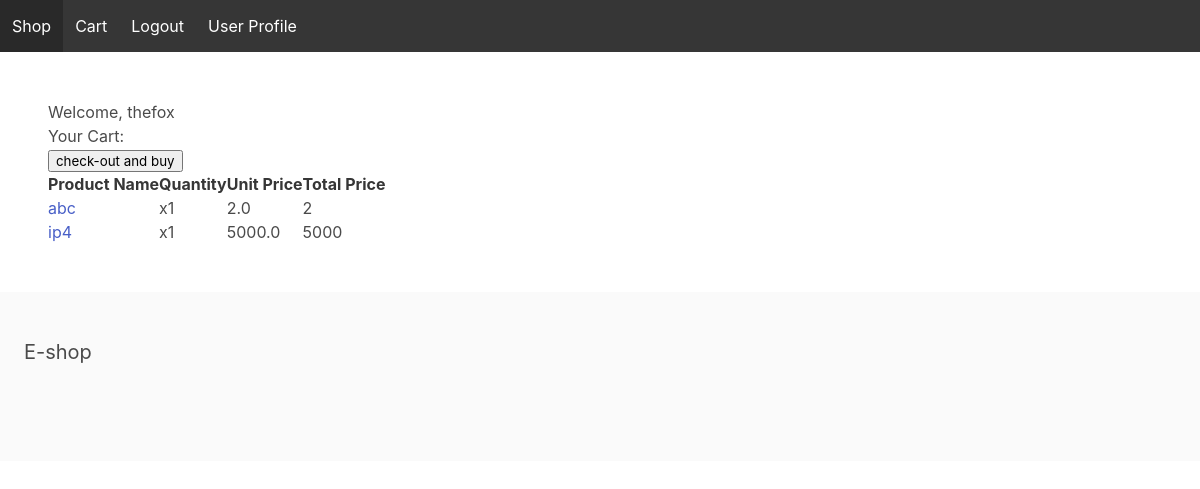
/cart/ (signed in), run on the app's committed database.
### store/models.py (models this page shows, shortened)
class CustomUser(AbstractUser):
    userID = models.IntegerField(primary_key=True)
    name = models.CharField(max_length=50)
    nickName = models.CharField(max_length=50)
    emailAddress = models.EmailField()
    password = models.CharField(max_length=255)
    shippingAddress = models.CharField(max_length=2000)

class CartItem(models.Model):
    id = models.AutoField(primary_key=True)
    cartID = models.ForeignKey(Cart, on_delete=models.CASCADE)
    productID = models.ForeignKey(Product, on_delete=models.CASCADE)
    quantityToBuy = models.IntegerField(default=0)

class Product(models.Model):
    productID = models.AutoField(primary_key=True)
    productName = models.CharField(max_length=12)
    stockQuantity = models.IntegerField()
    unitPrice = models.FloatField()
    productDes = models.CharField(max_length=2000)
    image = models.ImageField(upload_to='uploads/')
    category = models.CharField(max_length=50)

### store/views.py (the view)
# urls.py: path('cart/', view_cart, name='view_cart'),
@login_required(login_url='login')
def view_cart(request):
    user = request.user
    cart_items = CartItem.objects.filter(cartID__userID=user)
    context = {
        'cart_items': cart_items
    }
    return render(request, 'cart.html', context)

### templates/cart.html (shortened to what this page needs)
{% extends 'base.html' %}
{% block content %}
    <h2>Welcome, {{ request.user.username }}</h2>
    <h1>Your Cart:</h1>
    {% if cart_items %}
        <table>
            <thead>
                <tr>
                    <th>Product Name</th>
                    <th>Quantity</th>
                    <th>Unit Price</th>
                    <th>Total Price</th>
                </tr>
            </thead>
            <tbody>
                {% for cart_item in cart_items %}
                    <tr>
                        <td><a href="{% url 'product_detail' product_id=cart_item.productID.productID %}">{{ cart_item.productID.productName }}</a></td>
                        <td>x{{ cart_item.quantityToBuy }}</td>
                        <td>{{ cart_item.productID.unitPrice }}</td>
                        <td>{% widthratio cart_item.productID.unitPrice 1 cart_item.quantityToBuy %}</td>
                    </tr>
                {% endfor %}
            </tbody>
            <form action="{% url 'check_out' %}" method="post">
                <input type="submit" value="check-out and buy">
            </form>
        </table>
    {% else %}
        <p>Your cart is empty.</p>
    {% endif %}
{% endblock %}

### data on the page
CustomUser: user.username "thefox"
CartItem: productID.productName "abc", quantityToBuy "1", productID.unitPrice "2.0", productID+quantityToBuy "2"
CartItem: productID.productName "ip4", quantityToBuy "1", productID.unitPrice "5000.0", productID+quantityToBuy "5000"
